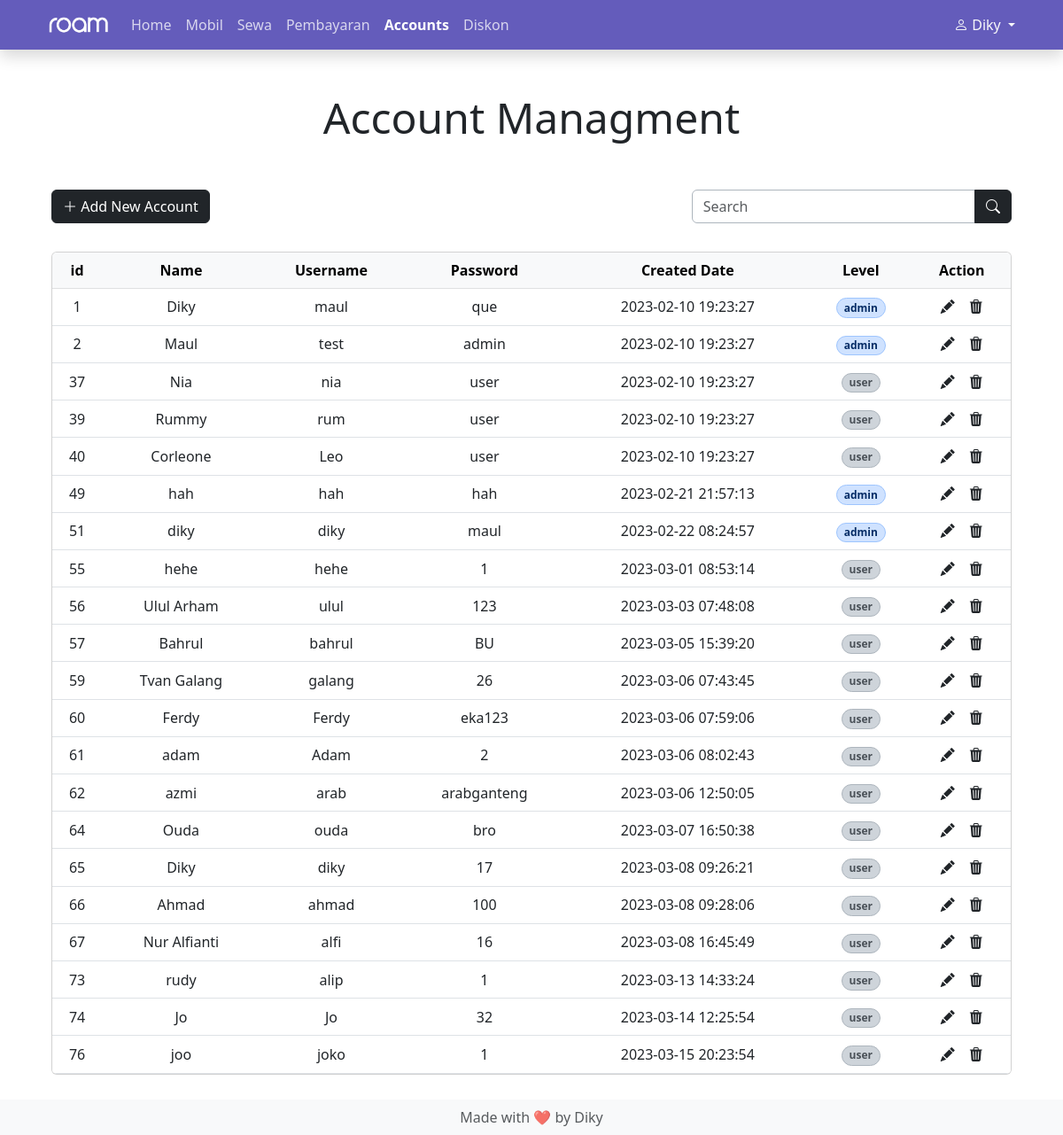
The page /admin/account_managment/account_managment.php (signed in) on the database its author committed.
### tables this page shows
CREATE TABLE `account` (
  `id` int(11) NOT NULL,
  `name` varchar(255) NOT NULL,
  `username` varchar(255) NOT NULL,
  `password` varchar(255) NOT NULL,
  `created_date` datetime NOT NULL,
  `level` varchar(20) NOT NULL DEFAULT 'user'
);

### functions/functions.php (called while the page is built, shortened)
<?php
$connection = mysqli_connect("localhost", "root", "", "roam");
function query($query)
{
  global $connection;
  $result = mysqli_query($connection, $query);
  return $result;
}
function get_account()
{
  $id = $_SESSION["id"];
  $account = query("SELECT * FROM account WHERE id = $id");
  return mysqli_fetch_assoc($account);
}

### admin/account_managment/account_managment.php (the view, shortened to what this page needs)
<?php
require "../../functions/functions.php";
$accounts = query("SELECT * FROM account");
$account = get_account();
?>
<!DOCTYPE html>
<html lang="en" class="h-100">
<head>
  <link href="https://cdn.jsdelivr.net/npm/bootstrap@5.3.0-alpha1/dist/css/bootstrap.min.css" rel="stylesheet">
  <link rel="stylesheet" href="https://cdn.jsdelivr.net/npm/bootstrap-icons@1.10.3/font/bootstrap-icons.css">
</head>
<body class="d-flex flex-column h-100">
  <header>
    <nav class="navbar navbar-expand-lg navbar-dark shadow" style="background-color: #645CBB">
      <div class="container">
        <a href="../admin_home.php"><img src="../../assets/img/white_logo.png" alt="Roam Logo" width="70px" class="navbar-brand"></a>
        <div class="collapse navbar-collapse" id="navbarToggler">
          <ul class="navbar-nav me-auto mb-2 mb-lg-0">
            <li class="nav-item">
              <a class="nav-link active opacity-75" aria-current="page" href="../admin_home.php">Home</a>
            </li>
            <li class="nav-item">
              <a class="nav-link active opacity-75" href="../mobil/mobil.php">Mobil</a>
            </li>
            <li class="nav-item">
              <a class="nav-link active opacity-75" href="../sewa/sewa.php">Sewa</a>
            </li>
            <li class="nav-item">
              <a class="nav-link active opacity-75" href="../pembayaran/pembayaran.php">Pembayaran</a>
            </li>
            <li class="nav-item">
              <a class="nav-link active fw-semibold" href="account_managment.php">Accounts</a>
            </li>
            <li class="nav-item">
              <a class="nav-link active opacity-75" href="../diskon/diskon.php">Diskon</a>
            </li>
          </ul>
          <div class="nav-item dropdown">
            <a class="dropdown-toggle link-light text-decoration-none" type="button" data-bs-toggle="dropdown" aria-expanded="false">
              <i class="bi bi-person"></i> <?= $account["name"]; ?>
            </a>
          </div>
        </div>
      </div>
    </nav>
  </header>
  <main class="container">
    <h1 class="m-5 display-5 text-center">Account Managment</h1>
    <div class="d-flex justify-content-center">
      <div class="col-xxl-12 col-md-12 table-responsive p-1">
        <div class="row mb-4 m-0">
          <div class="col-sm-8 p-0">
            <button class="btn btn-dark mb-2" data-bs-toggle="modal" data-bs-target="#addModal"><i class="bi bi-plus-lg"></i> Add New Account</button>
          </div>
          <div class=" col-sm-4 p-0">
            <form class="input-group" method="post">
              <input class="form-control border-dark-subtle" type="search" placeholder="Search" name="keyword">
              <button class="btn btn-dark" type="submit" name="search"><i class=" bi bi-search"></i></button>
            </form>
          </div>
        </div>
        <div class="card table-responsive">
          <table class="table table-hover align-middle m-0">
            <thead class="table-light text-nowrap">
              <tr align="center">
                <th>id</th>
                <th>Name</th>
                <th>Username</th>
                <th>Password</th>
                <th>Created Date</th>
                <th>Level</th>
                <th>Action</th>
              </tr>
            </thead>
            <tbody class="text-nowrap">
              <?php if (mysqli_num_rows($accounts) > 0) : ?>
                <?php foreach ($accounts as $row) : ?>
                  <tr align="center">
                    <td><?= $row["id"]; ?></td>
                    <td><?= $row["name"]; ?></td>
                    <td><?= $row["username"]; ?></td>
                    <td><?= $row["password"]; ?></td>
                    <td><?= $row["created_date"]; ?></td>
                    <td>
                      <?php if ($row["level"] == "admin") : ?>
                        <span class="badge bg-primary-subtle border border-primary-subtle text-primary-emphasis rounded-pill"><?= $row["level"]; ?></span>
                      <?php else : ?>
                        <span class="badge bg-dark-subtle border border-dark-subtle text-dark-emphasis rounded-pill"><?= $row["level"]; ?></span>
                      <?php endif; ?>
                    </td>
                    <td>
                      <a href="#editModal" class="link-dark text-decoration-none me-3 btn-edit" data-bs-toggle="modal" data-id="<?= $row["id"]; ?>"><i class="bi bi-pencil-fill"></i></a><a href="delete_account.php?id=<?= $row["id"]; ?>" class="link-dark text-decoration-none" onclick="return confirm('Selected account data will delete permanently, are you sure?')"><i class="bi bi-trash3-fill"></i></a>
                    </td>
                  </tr>
                <?php endforeach; ?>
              <?php else : ?>
                <tr>
                  <td colspan="7" align="center"><em>Data not found</em></td>
                </tr>
              <?php endif; ?>
            </tbody>
          </table>
        </div>
      </div>
    </div>
  </main>
  <footer class="footer mt-auto pt-4">
    <div class="text-center py-2 bg-light">
      <span class="mb-0 text-muted">Made with &#x2764;&#xFE0F; by Diky</span>
    </div>
  </footer>
</body>
</html>

### admin/account_managment/account_managment.php (style rules this page uses)
.container { padding-right: calc(3rem * .5); padding-left: calc(3rem * .5); }

### rows shown on the page
account: name "Diky", id "1", username "maul", password "que", created_date "2023-02-10 19:23:27", level "admin"
account: id "2", name "Maul", username "test", password "admin", created_date "2023-02-10 19:23:27", level "admin"
account: id "37", name "Nia", username "nia", password "user", created_date "2023-02-10 19:23:27", level "user"
account: id "39", name "Rummy", username "rum", password "user", created_date "2023-02-10 19:23:27", level "user"
account: id "40", name "Corleone", username "Leo", password "user", created_date "2023-02-10 19:23:27", level "user"
account: id "49", name "hah", username "hah", password "hah", created_date "2023-02-21 21:57:13", level "admin"
account: id "51", name "diky", username "diky", password "maul", created_date "2023-02-22 08:24:57", level "admin"
account: id "55", name "hehe", username "hehe", password "1", created_date "2023-03-01 08:53:14", level "user"
account: id "56", name "Ulul Arham", username "ulul", password "123", created_date "2023-03-03 07:48:08", level "user"
account: id "57", name "Bahrul", username "bahrul", password "BU", created_date "2023-03-05 15:39:20", level "user"
account: id "59", name "Tvan Galang", username "galang", password "26", created_date "2023-03-06 07:43:45", level "user"
account: id "60", name "Ferdy", username "Ferdy", password "eka123", created_date "2023-03-06 07:59:06", level "user"
account: id "61", name "adam", username "Adam", password "2", created_date "2023-03-06 08:02:43", level "user"
account: id "62", name "azmi", username "arab", password "arabganteng", created_date "2023-03-06 12:50:05", level "user"
account: id "64", name "Ouda", username "ouda", password "bro", created_date "2023-03-07 16:50:38", level "user"
account: id "65", name "Diky", username "diky", password "17", created_date "2023-03-08 09:26:21", level "user"
account: id "66", name "Ahmad", username "ahmad", password "100", created_date "2023-03-08 09:28:06", level "user"
account: id "67", name "Nur Alfianti", username "alfi", password "16", created_date "2023-03-08 16:45:49", level "user"
account: id "73", name "rudy", username "alip", password "1", created_date "2023-03-13 14:33:24", level "user"
account: id "74", name "Jo", username "Jo", password "32", created_date "2023-03-14 12:25:54", level "user"
account: id "76", name "joo", username "joko", password "1", created_date "2023-03-15 20:23:54", level "user"
